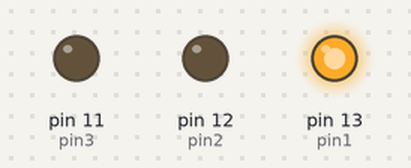
A sketch run on a simulated Arduino Uno, built with avr-gcc and run on an emulated ATmega328P. Shown: output pins drawn as LEDs (lit = HIGH).

Above: at 0.05 s.
At 1.45 s:
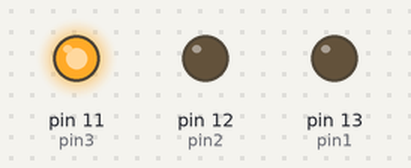
At 2.85 s:
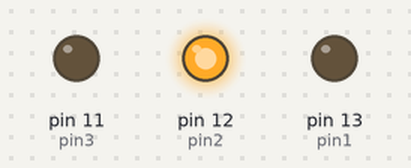
Timing chart, 0 to 3.1 s (numbered marks = the images above):
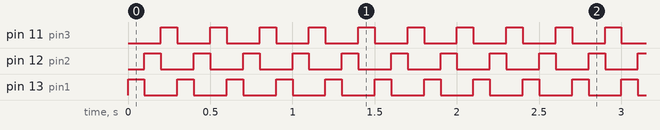

Measured:
- by itself, pin 11 (pin3), pin 12 (pin2), pin 13 (pin1): alternates HIGH for 0.10 s and LOW for 0.20 s

The sketch:

2-3led.ino
```cpp
/*
ARDUINO TRAINING
CREATE BY : MUHAMMAD SHAHKHIR BIN MOZAMIR

 TITLE: 1 LED CONNECTION
*/

int pin1=13;
int pin2=12;
int pin3=11;
//all the pin attach on Arduino board must be declare


void setup() {

  pinMode(13,OUTPUT);
  pinMode(12,OUTPUT);
  pinMode(11,OUTPUT);

Serial.begin(9600);
  //Serial.begin is to connect to serial monitor
}

void loop() {
  // function loop is for repeat the activity

  //1st LED ONN
  digitalWrite(13,HIGH); //HIGH mean the allow the current
  digitalWrite(12,LOW); //HIGH mean the allow the current
  digitalWrite(11,LOW); //HIGH mean the allow the current
  delay(100);  //1000milisecond = 1 second

  //2nd LED ONN
  digitalWrite(13,LOW); //HIGH mean the allow the current
  digitalWrite(12,HIGH); //HIGH mean the allow the current
  digitalWrite(11,LOW); //HIGH mean the allow the current
  delay(100);  //1000milisecond = 1 second

   //1st LED ONN
  digitalWrite(13,LOW); //HIGH mean the allow the current
  digitalWrite(12,LOW); //HIGH mean the allow the current
  digitalWrite(11,HIGH); //HIGH mean the allow the current
  delay(100);  //1000milisecond = 1 second
}


/*
 *TEST STATUS : QUALIFIED
 */
```
